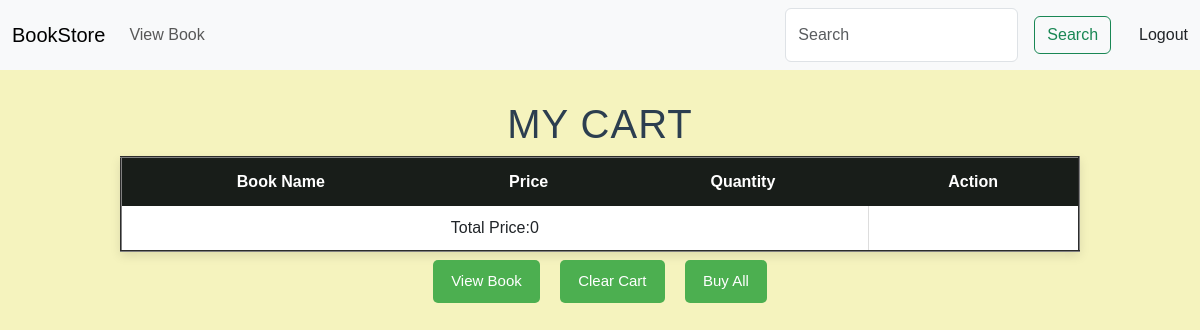
Page /viewcart/ (signed in) on the earlier database version.
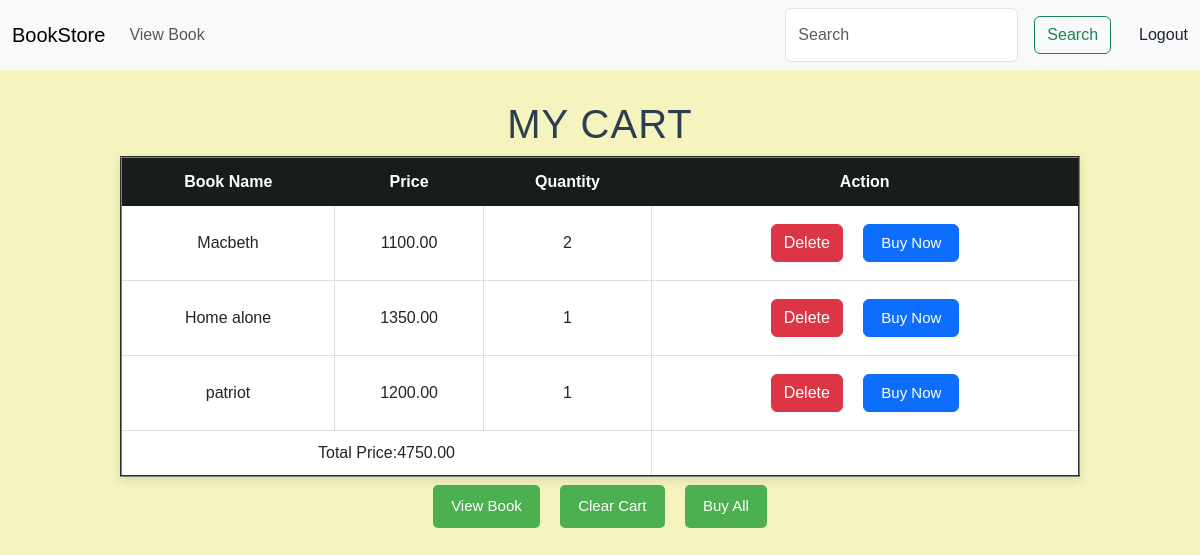
Same page on the later database version.
### myapp/models.py (models this page shows, shortened)
class Cart(models.Model):
    user=models.ForeignKey(User,on_delete=models.CASCADE)
    book=models.ForeignKey(Book,on_delete=models.CASCADE)
    quantity=models.PositiveIntegerField(default=1)

class Book(models.Model):
    title=models.CharField(max_length=100)
    author=models.CharField(max_length=100)
    price=models.DecimalField(max_digits=6 ,decimal_places=2)
    pub_date=models.DateField()
    description=models.TextField()
    cover_image=models.ImageField(upload_to='book_covers/',null=True,blank=True)

### myapp/views.py (the view)
# urls.py: path('viewcart/',views.view_cart,name='viewcart'),
def view_cart(request):
   cart_item=Cart.objects.filter(user=request.user)
   total_price=0
   for item in cart_item:
      total_price+=item.book.price*item.quantity
   return render(request,'viewcart.html',{"cart":cart_item,"total_price":total_price})

### myapp/templates/viewcart.html (shortened to what this page needs)
{% extends 'base.html'%}
{% block content %}
<center>
    <h1>MY CART</h1>
    <table border="2">
        <tr>
            <th>Book Name</th>
            <th>Price</th>
            <th>Quantity</th>
            <th>Action</th>
        </tr>
        {% for i in cart%}
        <tr>
            <td>{{i.book.title}}</td>
            <td>{{i.book.price}}</td>
            <td>{{i.quantity}}</td>
            <td>
                <form action="{% url 'deletecart' i.id %}" method="POST" style="display: inline;">
                    <button type="submit" class="btn btn-danger">
                        Delete</button>
                </form>
                <button type="button" class="btn btn-primary"><a href="{% url 'payment' i.id%}">Buy Now</a></button>
            </td>
        </tr>
        {% endfor%}
        <td colspan="3">Total Price:{{total_price}}</td>
    </table>
    <button><a href="{% url 'viewbook'%}">View Book</a></button>
    <form action="{% url 'clearcart'%}" method="POST" style="display: inline;"
        onsubmit="return confirm('Are you sure you want to Clear this Cart?');">
        <button type="submit">
            Clear Cart </button>
    </form>
    <a href="{% url 'buy-all' %}">
            <button>Buy All</button>
        </a>
</center>
{%endblock%}

### myapp/templates/base.html (shortened to what this page needs)
<!DOCTYPE html>
<html lang="en">
<head>
  <link href="https://cdn.jsdelivr.net/npm/bootstrap@5.3.8/dist/css/bootstrap.min.css" rel="stylesheet"
>
</head>
<body>
  <nav class="navbar navbar-expand-lg bg-body-tertiary">
    <div class="container-fluid">
      <a class="navbar-brand" href="{% url 'home'%}">BookStore</a>
      <div class="collapse navbar-collapse" id="navbarSupportedContent">
        <ul class="navbar-nav me-auto mb-2 mb-lg-0">
          <li class="nav-item">
            <a class="nav-link" href="{% url 'viewbook'%}">View Book</a>
          </li>
        </ul>
        <form class="d-flex" role="search">
          <input class="form-control me-2" type="search" placeholder="Search" aria-label="Search" />
          <button class="btn btn-outline-success" type="submit">Search</button>
        </form>
        <li class="nav-item" style="list-style: none;padding-left: 20px;">
          <a class="nav-link" href="{% url 'logout'%}">Logout</a>
        </li>
      </div>
    </div>
  </nav>
  {%block content%}
  {%endblock%}
</body>
</html>

### myapp/templates/viewcart.html (style rules this page uses)
body { background-color: rgb(245, 243, 190); font-family: Arial, Helvetica, sans-serif; margin: 0; padding: 0; }
h1 { margin-top: 30px; color: #2c3e50; letter-spacing: 1px; }
table { border-collapse: collapse; width: 80%; margin: auto; background: white; box-shadow: 0 4px 10px rgba(0, 0, 0, 0.1); }
th { background-color: #181d19; color: white; padding: 12px; text-align: center; font-size: 16px; }
td { padding: 10px; text-align: center; border-bottom: 1px solid #ddd; border-right: 1px solid #ddd; }
td a { font-size: 15px; margin: 5px; text-decoration: none; }
button { background-color: #4CAF50; color: white; border: none; padding: 10px 18px; margin: 8px; border-radius: 5px; font-size: 15px; cursor: pointer; transition: 0.3s; }
button a { text-decoration: none; color: white; }

Differences in the rows shown:
added Cart: book "Macbeth", book.price "1100.00", quantity "2"
added Cart: book "Home alone", book.price "1350.00", quantity "1"
added Cart: book "patriot", book.price "1200.00", quantity "1"
Other differences:
{{ total_price }}: "0" → "4750.00"
